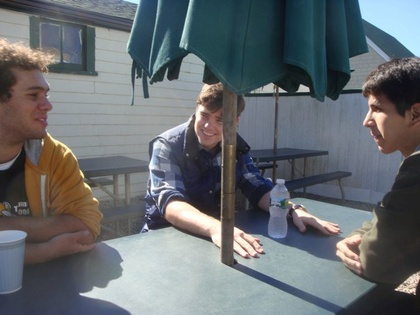
%> input picture picnic.jpg, 420 x 315 px, shrunk from 604 x 453 before the run
$ octave --eval "result = smoothtHold(imread('picnic.jpg'));"   (GNU Octave 9; MATLAB toolbox functions it lacks are replaced by stand-ins)
%> lines starting %> are read from the running program, lines starting %| are printed output that depends on the picture; in (x1, y1, x2, y2) boxes, pixels count from 0 and x2, y2 are one past the last pixel; in counts of white or black regions, pixels touching at a corner belong together; the program's own positions count from 1
### tHold.m
function [ mask maskR ] = tHold( I )

%generalizing and improving threshold function

I = im2double(I);
%bw = histeq(rgb2gray(I), 5);

%first split image into red,green,and blue layers
R = I(:,:,1);
G = I(:,:,2);
B = I(:,:,3);


%basic mask for red
mask = (R./(.0001+R+B+G)).^2;

[h, w] = size(mask);
blurSize = 2*floor((h+w)/400) + 3;
blur = ones(blurSize, blurSize)/(blurSize^2);
mask = conv2(mask, blur, 'same');
disc = histeq(mask, 100);
mask = (.55 < mask);

%make sure the mask fills some important constaints
low = tHoldOrig(I, .3);
high = tHoldOrig(I,.5);
mask = (mask & low) | high;

se = strel('disk', blurSize);
mask = imerode(mask,se);


% [5 lines of commented-out code are left out]

mask = ((mask | (disc == 1)));
for k = 1:10
%mask2 = mask;
for i = 2:h-1
    for j = 2:w-1
        if ((disc(i,j) >= .90) && low(i,j)) || high(i,j)%| (.7 < cont(i,j))
            disc(i,j) = max(disc(i,j), max(max(mask(i-1:i+1, j-1:j+1))));
        end
    end
end
mask = ((mask | (disc == 1))); %& low) | high;
%mask = mask | (disc == 1);
end
%mask = im2bw(mask, level);
%mask = (level < mask);

%now what we're going to do is get rid of anything in the mask that is too
%low red, and add back anything that is very red that might have been
%ignored.


%lap = [-1 -1 -1; -1 8 -1; -1 -1 -1];
%mask = conv2(mask, lap, 'same');

maskR(:,:,1) = mask(:,:).*I(:,:,1);
maskR(:,:,2) = mask(:,:).*I(:,:,2);
maskR(:,:,3) = mask(:,:).*I(:,:,3);
end

### tHoldOrig.m
function [ mask ] = tHoldOrig( I, level)

%generalizing and improving threshold function

I = im2double(I);


%first split image into red,green,and blue layers
R = I(:,:,1);
G = I(:,:,2);
B = I(:,:,3);


%basic mask for red
mask = (R./(R+B+G)).^2;


mask = (level < mask);

% [6 lines of commented-out code are left out]

end

### smoothtHold.m
function [ O mask ] = smoothtHold( I )
%this function takes mask and smooths it
%this is important for reducing noise as well as making regions easier to
%identify
%first just compute the raw threshold
[h,w,~] = size(I);
%mask = tHoldOrig(I, .435);
%  mask = tHoldOrig(I, .4);
%end

mask = tHold(I);

%first just do basic opening and closing of noise
%small enough disk works for general image - don't base on image or region
%size
se = strel('disk',2);
se2 = strel('disk',4);
mask = imopen(imclose(mask,se), se2);

%now we split up into regions
[regions, numRegions] = bwlabel(mask);

%now we cut out weird shaped images and images with lines through them
for(i = 1:numRegions)
    %black mask with region i in white
    regioni = (regions == i);
    stats = regionprops(regioni, 'Perimeter', 'Area', 'Eccentricity');%, 'ConvexImage', 'BoundingBox');

    roundness = 4*pi*stats.Area/stats.Perimeter^2;
    stats.Eccentricity

    if(stats.Eccentricity > .85)
        regions = (regions~=i).*regions;
    end
    if(roundness < .4)
        regions = (regions~=i) .*regions;
    end
    % [6 lines of commented-out code are left out]
end

%now limit the number of regions
if(numRegions > 5)
    scores = [1:numRegions];
    for i = 1:numRegions
        scores(i) = sum(sum(regions==i));
    end
    scoresSort = sort(scores);
    cutoff = scoresSort(numRegions-4);
    %now actually cut off values that are too low

    for i = 1:numRegions
        if(scores(i) < cutoff)
            %this operatino wipes out the ith region
            regions = (regions~=i).*regions;
        end
    end
end

%relable 5 largest regions
[regions, numRegions] = bwlabel(regions>0);

% [23 lines of commented-out code are left out]

mask = regions > 0;

O = im2double(I);
for i = 1:3
   O(:,:,i) = min(mask(:,:), O(:,:,i));
end

end
%> in tHold, `R = I(:,:,1);`:
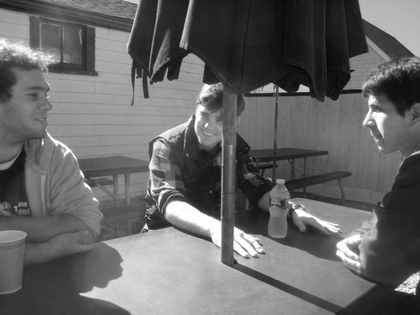
%> R: size 315x420 double; min 0.0118, max 1, mean 0.403
%> in tHold, `G = I(:,:,2);`:
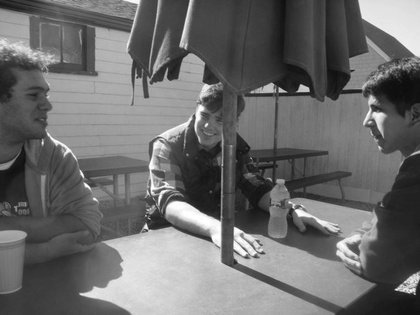
%> G: size 315x420 double; min 0.0471, max 1, mean 0.423
%> in tHold, `B = I(:,:,3);`:
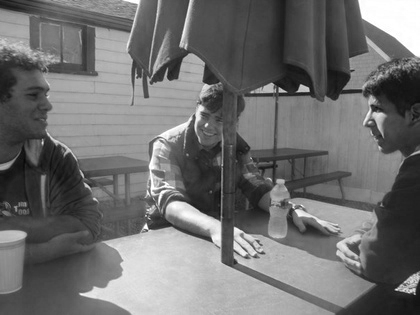
%> B: size 315x420 double; min 0.0275, max 1, mean 0.439
%> in tHold, `mask = (R./(.0001+R+B+G)).^2;`:
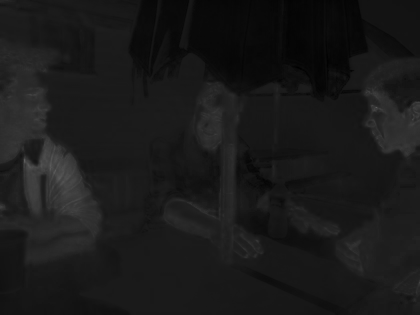
%> mask: size 315x420 double; min 0.0032, max 0.373, mean 0.102
%> in tHold, `disc = histeq(mask, 100);`:
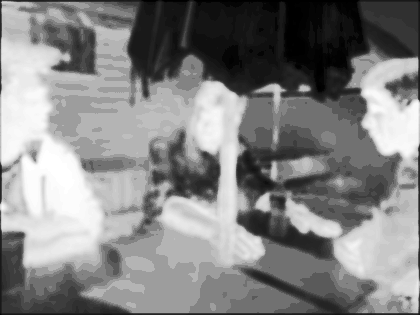
%> disc: size 315x420 double; min 0, max 1, mean 0.519
%> in tHold, `mask = (.55 < mask);`: mask: size 315x420 logical; every value is 0
%> in tHoldOrig, `mask = (level < mask);`:
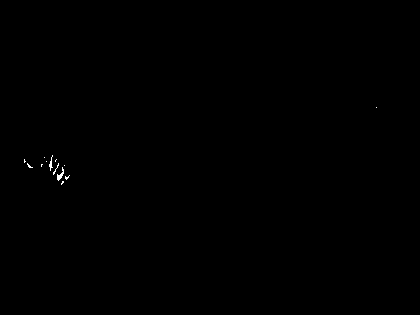
%> mask: size 315x420 logical; 0.1% white in thin lines or dots, all inside (x1, y1, x2, y2) = (24, 107, 377, 185)
%> in tHold, `mask = ((mask | (disc == 1)));`:
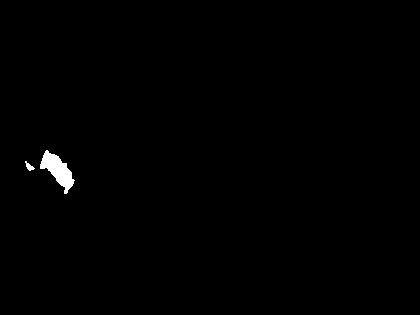
%> mask: size 315x420 logical; 0.55% white; 2 white regions, box (x1, y1, x2, y2) and area: (40, 150, 75, 194) 677, (25, 161, 35, 171) 46
%> after the loop in tHold, `for k = 1:10`: disc: size 315x420 double; under 0.01% of pixels changed, all inside (x1, y1, x2, y2) = (24, 159, 25, 163)
%> in smoothtHold, `mask = imopen(imclose(mask,se), se2);`: mask: size 315x420 logical; 0.5% white; 1 white region, box (x1, y1, x2, y2) and area: (40, 151, 74, 190) 658
%> in smoothtHold, `[regions, numRegions] = bwlabel(mask);`: numRegions = 1
%> the loop in smoothtHold, `for(i = 1:numRegions)` made 1 pass
%> (stats, roundness) on pass 1: ({Area 658, Eccentricity 0.91, Perimeter 107.9}, 0.71)
%> in smoothtHold, `[regions, numRegions] = bwlabel(regions>0);`: numRegions = 0
%> after the loop in smoothtHold, `for i = 1:3`: O: size 315x420x3 double; every value is 0
